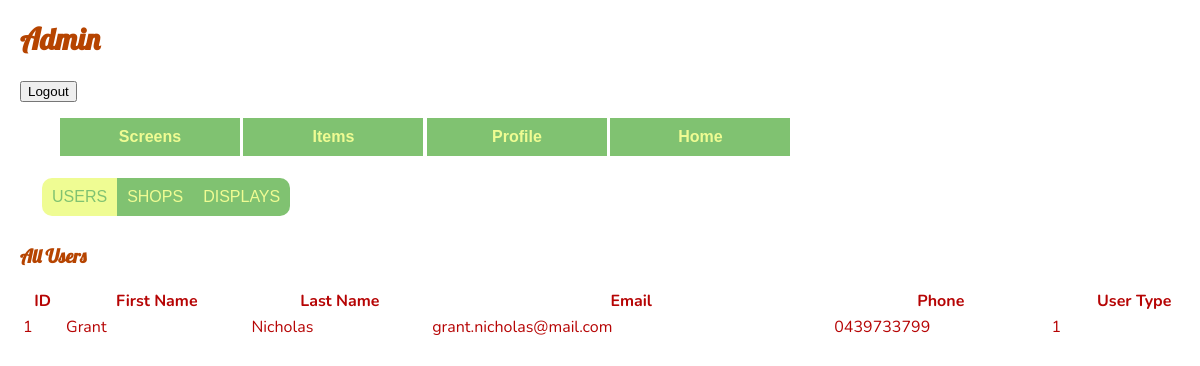
Page /adminUsers (signed in) on the earlier database version.
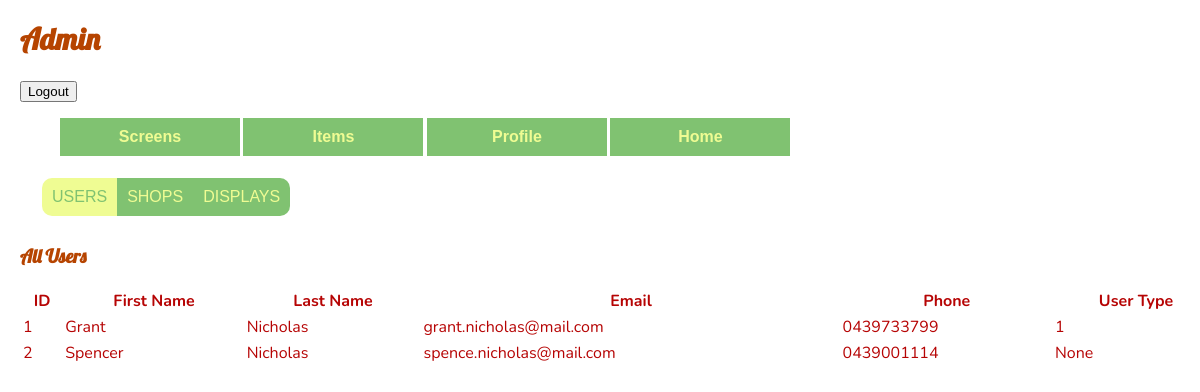
Same page on the later database version.
### website/models.py (models this page shows)
class Users(db.Model, UserMixin):
    id = db.Column(db.Integer, primary_key=True)
    firstName = db.Column(db.String(50))
    lastName = db.Column(db.String(50))
    email = db.Column(db.String(120), unique=True, nullable=False)
    password = db.Column(db.String(150))
    phone = db.Column(db.String(20))
    userType = db.Column(db.Integer)
    shops = db.relationship('Shops', backref='user')
    items = db.relationship('Items', backref='user')

### website/views.py (the view)
@views.route('/adminUsers', methods=['GET', 'POST'])
@login_required
def adminUsers():
    user = current_user
    users = Users.query.all()  # retrieve all user data from the database
    return render_template('adminUsers.html', users=users, user=user)

### website/__init__.py (called while the page is built)
def create_app():
    app = Flask(__name__)
    app.config['SECRET_KEY'] = 'itAlwaysWorksInTheEnd'
    app.config['SQLALCHEMY_DATABASE_URI'] = f'sqlite:///{DB_NAME}'
    db.init_app(app)
    from .views import views
    from .displays import displays
    from .auth import auth
    app.register_blueprint(views, url_prefix='/')
    app.register_blueprint(displays, url_prefix='/')
    app.register_blueprint(auth, url_prefix='/')
    from .models import Users, Shops, Displays, Advertisements, ShopAds, Items, Menus, ShopMenus, MenuItems
    with app.app_context():
        db.create_all()
    login_manager = LoginManager()
    login_manager.login_view = 'auth.login'
    login_manager.init_app(app)
    @login_manager.user_loader
    def load_user(id):
        return Users.query.get(int(id))
    return app

### website/templates/adminUsers.html (shortened to what this page needs)
{% extends "base.html" %} {% block title %}Admin{% endblock %}
{% block content %}
    <div class="header" id="myHeader">
        <h2>Admin</h2>
        <br>
        <button onclick="window.location.href='/logout';">Logout</button>
        <nav>
            <ul>
                <li><a href='/screens'>Screens</a></li>
                <li><a href='/items'>Items</a></li>
                <li><a href='/profile'>Profile</a></li>
                {% if user.userType == 1 %}
                    <li><a href='/home'>Home</a></li>
                {% endif %}
            </ul>
        </nav>
    </div>
    <div>
        <form method="POST">
            <fieldset>
                <label for="users">Users</label>
                <label for="shops">Shops</label>
                <label for="displays">Displays</label>
            </fieldset>
        </form>
    </div>
    <div>
        <h3>All Users</h3>
        <table>
            <thead>
                <tr>
                <th>ID</th>
                <th>First Name</th>
                <th>Last Name</th>
                <th>Email</th>
                <th>Phone</th>
                <th>User Type</th>
                </tr>
            </thead>
            <tbody>
            {% for user in users %}
                <tr>
                    <td>{{ user.id }}</td>
                    <td>{{ user.firstName }}</td>
                    <td>{{ user.lastName }}</td>
                    <td>{{ user.email }}</td>
                    <td>{{ user.phone }}</td>
                    <td>{{ user.userType }}</td>
                </tr>
            {% endfor %}
            </tbody>
        </table>
    </div>
{% endblock %}

Differences in the rows shown:
added Users: id "2", firstName "Spencer", lastName "Nicholas", email "spence.nicholas@mail.com", phone "0439001114", userType "None"
